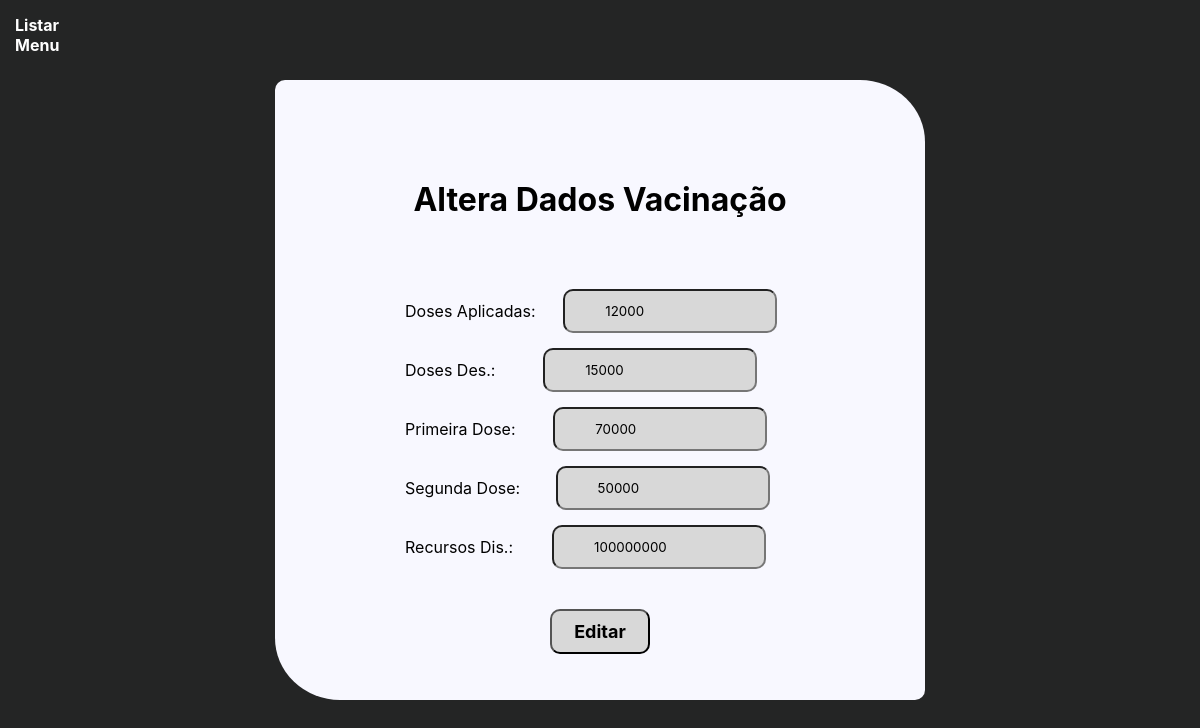
Screenshot of /edit_vacinacao.php?id=1 (signed in) with the database file from the repository.
### tables this page shows
CREATE TABLE IF NOT EXISTS `dadosvacinacao` (
  `idCovid` int(11) NOT NULL AUTO_INCREMENT,
  `dosesAplicadas` varchar(30) NOT NULL,
  `dosesDistribuidas` varchar(30) NOT NULL,
  `primeiraDose` varchar(30) NOT NULL,
  `segundaDose` varchar(30) NOT NULL,
  `recursos` varchar(30) NOT NULL,
  `created` datetime NOT NULL,
  `modified` datetime DEFAULT NULL,
  PRIMARY KEY (`idCovid`)
);

### edit_vacinacao.php (the view, shortened to what this page needs)
<?php
include_once("conexao.php");
$id = filter_input(INPUT_GET, 'id', FILTER_SANITIZE_NUMBER_INT);
$result_dados = "SELECT * FROM dadosvacinacao WHERE idCovid = '$id'";
$resultado_dados = mysqli_query($conn, $result_dados);
$row_dados = mysqli_fetch_assoc($resultado_dados);
?>
<!DOCTYPE html>
<html>
    <head>
        <link rel="stylesheet" href="assets/styles/edit_cad.css">
    </head>
    <body>
        <div class="top">
            <a href="adm_listarVacinacao.php">Listar</a><br>
            <a href="menu.php">Menu</a><br>
        </div>
        <div class="fundo">
            <h1>Altera Dados Vacinação</h1>
            <form method="POST" action="proc_edit_vacinacao.php">
                <input type="hidden" name="id" value="<?php echo $row_dados ['idCovid']; ?>"><br><br>
                <div class="formulario">
                    <label>Doses Aplicadas: </label>
                    <input type="number" name="dosesApli" value="<?php echo $row_dados ['dosesAplicadas']; ?>" id="campo"><br><br>
                </div>
                <div class="formulario">
                    <label>Doses Des.: </label>
                    <input type="number" name="dosesDistri" value="<?php echo $row_dados ['dosesDistribuidas']; ?>" id="campo"><br><br>
                </div>
                <div class="formulario">
                    <label>Primeira Dose: </label>
                    <input type="number" name="primeiraDos" value="<?php echo $row_dados ['primeiraDose']; ?>" id="campo"><br><br>
                </div>
                <div class="formulario">
                    <label>Segunda Dose: </label>
                    <input type="number" name="segundaDos" value="<?php echo $row_dados ['segundaDose']; ?>" id="campo"><br><br>
                </div>
                <div class="formulario">
                    <label>Recursos Dis.: </label>
                    <input type="number" name="recursosDistri" value="<?php echo $row_dados ['recursos']; ?>" id="campo"><br><br>
                </div>
                <input type="submit" value="Editar" id="button">
            </form>
        </div>
    </body>
    </html>

### assets/styles/edit_cad.css (style rules this page uses)
* { margin: 0; padding: 0; font-family: 'Inter', sans-serif; }
html { background-color: #242525; color: #fff; }
a { font-weight: bold; }
.top { margin: 15px; }
.top a { color: #fff; text-decoration: none; }
.fundo { background: #F8F8FF; width: 650px; height: 560px; margin: 25px auto 0 auto; border-radius: 10px 10%; }
.formulario { position: relative; left: 20%; width: 400px; display: flex; align-items: center; justify-content: space-between; margin-bottom: 15px; }
h1 { text-align: center; padding-top: 100px; padding-bottom: 30px; color: #000; }
form { text-align: center; }
label { color: #000; }
input { background-color: #d8d8d8; color: #000; border-radius: 10px; }
#campo { width: 170px; height: 40px; padding-left: 40px; }
#button { margin-top: 25px; width: 100px; height: 45px; color: #000; cursor: pointer; font-weight: bold; font-size: 18px; margin-bottom: 25px; }

### edit_vacinacao.php (style rules this page uses)
.fundo { height: 620px; }

### rows the page displays
dadosvacinacao: dosesApli "12000", dosesDistri "15000", primeiraDos "70000", segundaDos "50000", recursosDistri "100000000"
